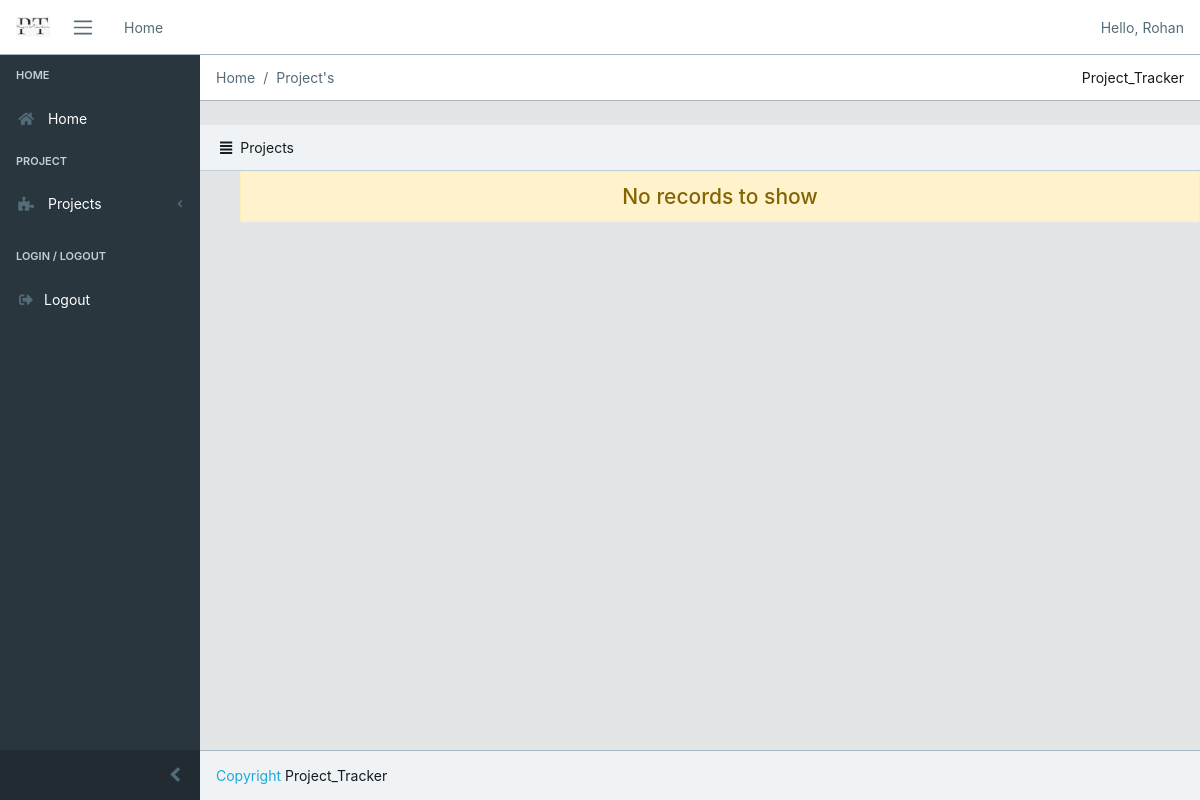
The page /account/10 (signed in) on the database as committed earlier.
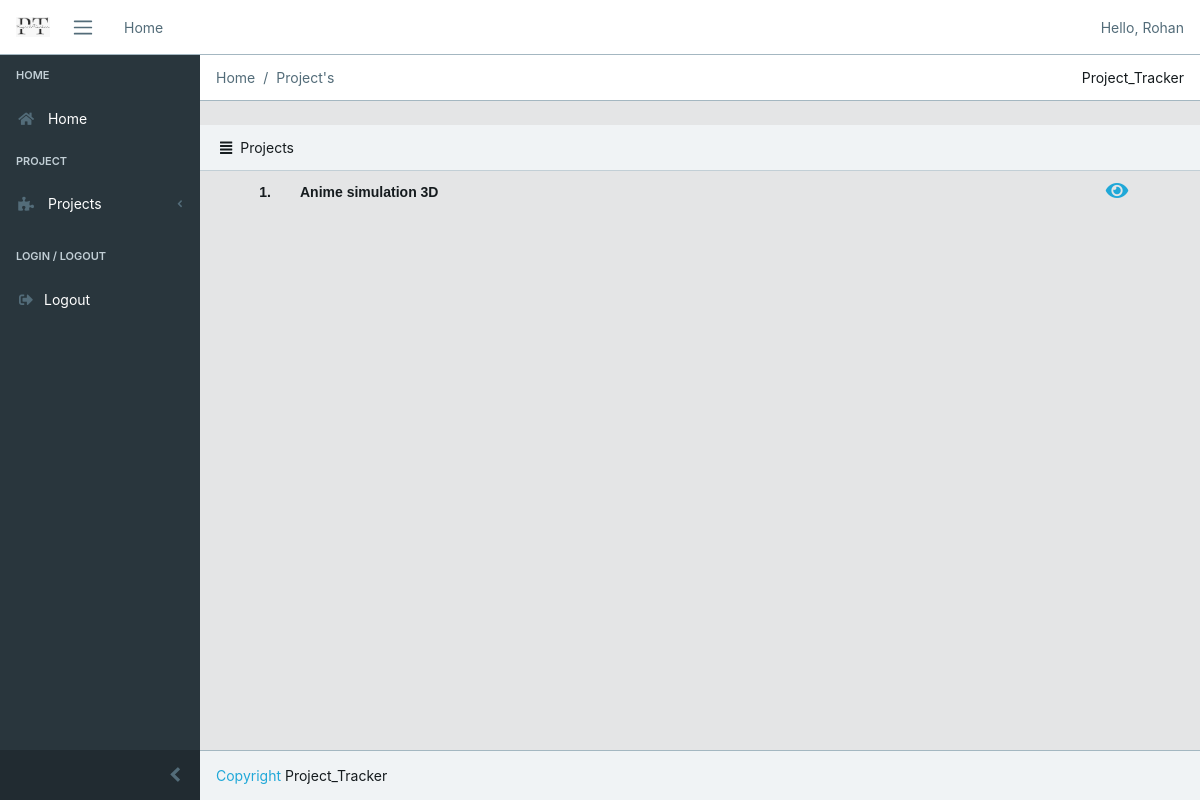
The same page on the database as committed later.
### project/models.py (models this page shows, shortened)
class Project(models.Model):
    name = models.CharField(max_length=80,default='NULL')
    efforts = models.IntegerField()
    dead_line = models.DateField()
    person= models.CharField(max_length=100,default='NULL')
    developer= models.CharField(max_length=100,default='NULL')
    complete_per = models.FloatField(max_length=2, validators = [MinValueValidator(0), MaxValueValidator(100)])
    description = models.TextField(blank=True)

### home/views.py (the view)
# urls.py: path('account/<str:id>',views.client,name='client'),
def client(request,id):
    if request.user.is_authenticated:
        client=User.objects.get(pk=id)
        project=Project.objects.filter(person=client.email)
        return render(request,'login_client.html',{'project':project,'client':client})
    else:
        return redirect('/login')

### templates/login_client.html (shortened to what this page needs)
{% extends 'base1.html' %}
{% block greeting %}
<li class="text-muted">Hello, {{ client.username }}</li>
{% endblock %}
{% block breadcrumb %}
<li class="breadcrumb-item active">Home</li>
<li class="breadcrumb-item active">Project's</li>
{% endblock breadcrumb%}
{% block content %}
<div class="card-header">
    <i class="fa fa-align-justify"></i>Projects
</div>
    <ol start="1">
    {% if project %}
  <table border=0 id='table1' align='left'>
    {% for i in project %}
    <tr id='tr1'>
      <td id='td1' width='50px' >
        {{forloop.counter}}.
      </td>
    <td id='td1' style='text-align: left;'>
    {{ i.name }}
    </td>
    <td id='td1' width='70px' align='center'>
      <a href="{% url 'project' i.id %}"><i class="fa fa-eye" style='cursor: pointer;font-size:20px'></i></a>
    </td>
    </tr>
    {%endfor%}
  </table>
  {% else %}
    <h4 class = 'text-center alert alert-warning'>No records to show</h4>
    {% endif %}
</ol>
{% endblock %}

Rows that differ between the two databases and show on the page:
now on this page (row edited): Project: name "Anime simulation 3D"
Other text that changed with them:
text no longer shown: "No records to show"
